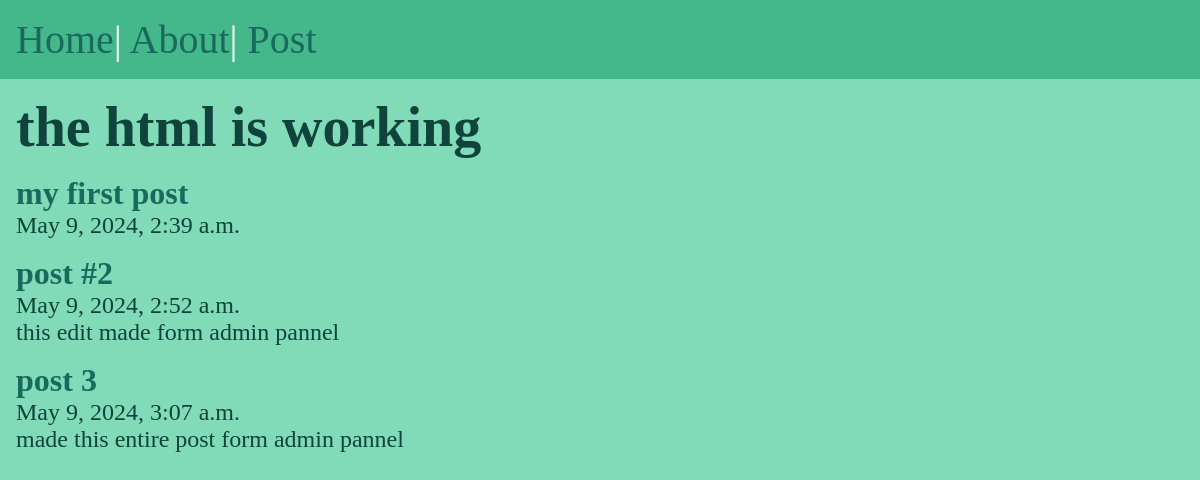
/post/, run on an earlier commit of the app's database.
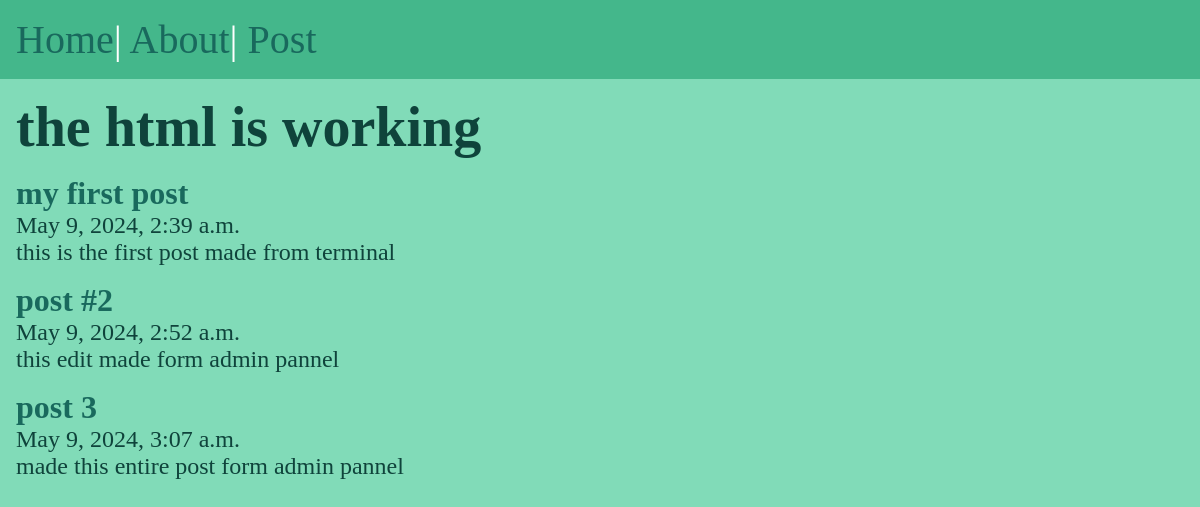
And on a later commit of the database.
### posts/models.py (models this page shows, shortened)
class Post(models.Model):
    title=models.CharField(max_length=75)
    body=models.TextField()
    slug=models.SlugField()
    date=models.DateTimeField(auto_now_add=True)

### posts/views.py (the view)
# urls.py: path('',views.post_list_v,name="post"),
def post_list_v(request):
    posts = Post.objects.all()
    return render(request, 'post_/post_list.html', {'posts': posts})

### posts/templates/post_/post_list.html (shortened to what this page needs)
{% extends "basic.html" %}
{% block upper_descritipon %}
<section>
  <h1>the html is working</h1>
  {% for post in posts %}
  <article class ="postdata">
    <h2>
      <a class="slug" href = "{% url 'page' slug=post.slug%}">
        {{ post.title }}
      </a>
    </h2>
    <p>{{ post.date }}</p>
    <p>{{ post.body }}</p>
  </article>
  {% endfor %}
</section>
{% endblock %}

What changed in the data, as far as the page shows it:
changed Post "my first post": body (not shown) → "this is the first post made from terminal"
